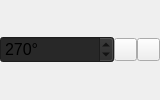
                   <widget class="QWidget" name="widget_19" native="true">
                    <property name="minimumSize">
                     <size>
                      <width>0</width>
                      <height>0</height>
                     </size>
                    </property>
                    <property name="maximumSize">
                     <size>
                      <width>160</width>
                      <height>16777215</height>
                     </size>
                    </property>
                    <layout class="QHBoxLayout" name="horizontalLayout_15">
                     <property name="spacing">
                      <number>0</number>
                     </property>
                     <property name="leftMargin">
                      <number>0</number>
                     </property>
                     <property name="topMargin">
                      <number>0</number>
                     </property>
                     <property name="rightMargin">
                      <number>0</number>
                     </property>
                     <property name="bottomMargin">
                      <number>0</number>
                     </property>
                     <item>
                      <widget class="QSpinBox" name="z_azimuth">
                       <property name="font">
                        <font>
                         <pointsize>12</pointsize>
                        </font>
                       </property>
                       <property name="styleSheet">
                        <string notr="true">background-color: rgb(40, 40, 40);
alternate-background-color: rgb(40, 40, 40);</string>
                       </property>
                       <property name="suffix">
                        <string>°</string>
                       </property>
                       <property name="maximum">
                        <number>359</number>
                       </property>
                       <property name="value">
                        <number>270</number>
                       </property>
                      </widget>
                     </item>
                     <item>
                      <widget class="QPushButton" name="lPushButton_8">
                       <property name="sizePolicy">
                        <sizepolicy hsizetype="Fixed" vsizetype="Fixed">
                         <horstretch>0</horstretch>
                         <verstretch>0</verstretch>
                        </sizepolicy>
                       </property>
                       <property name="maximumSize">
                        <size>
                         <width>23</width>
                         <height>23</height>
                        </size>
                       </property>
                       <property name="text">
                        <string/>
                       </property>
                       <property name="icon">
                        <iconset>
                         <normaloff>.rsrc/res/drawable/arrowrlbtn21a.png</normaloff>.rsrc/res/drawable/arrowrlbtn21a.png</iconset>
                       </property>
                      </widget>
                     </item>
                     <item>
                      <widget class="QPushButton" name="rPushButton_8">
                       <property name="sizePolicy">
                        <sizepolicy hsizetype="Fixed" vsizetype="Fixed">
                         <horstretch>0</horstretch>
                         <verstretch>0</verstretch>
                        </sizepolicy>
                       </property>
                       <property name="maximumSize">
                        <size>
                         <width>23</width>
                         <height>23</height>
                        </size>
                       </property>
                       <property name="text">
                        <string/>
                       </property>
                       <property name="icon">
                        <iconset>
                         <normaloff>.rsrc/res/drawable/arrowlrbtn21a.png</normaloff>.rsrc/res/drawable/arrowlrbtn21a.png</iconset>
                       </property>
                      </widget>
                     </item>
                    </layout>
                   </widget>
